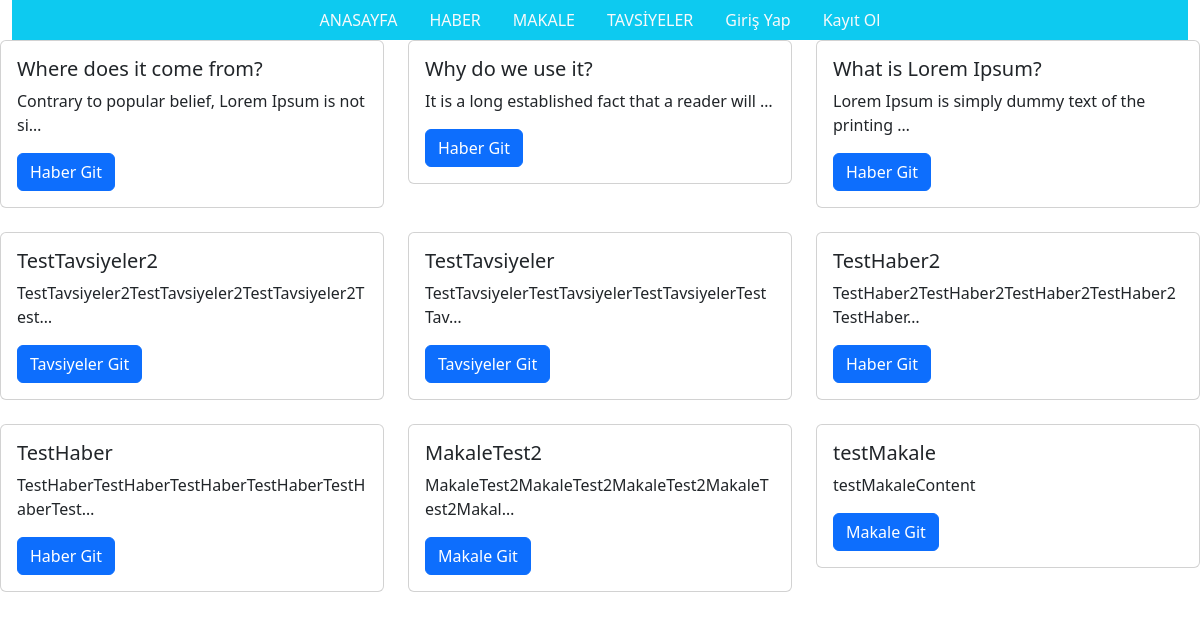
The page / on the database its author committed.
### api/models.py (models this page shows, shortened)
class Post(models.Model):
    category_title = models.ForeignKey(Category, on_delete=models.CASCADE)
    title = models.CharField(max_length=255)
    content = models.TextField()
    author = models.ForeignKey(User, on_delete=models.CASCADE)
    created_at = models.DateTimeField(auto_now_add=True)

class Category(models.Model):
    category_title = models.CharField(max_length=50)
    author = models.ForeignKey(User, on_delete=models.CASCADE)
    def __str__(self):
        return self.category_title

### api/views.py (the view)
# urls.py: 2. Add a URL to urlpatterns:  path('', views.home, name='home')
def home(request):
    latest_posts = Post.objects.order_by("-created_at")[:12]
    context = {"latest_posts": latest_posts}
    return render(request, "home.html", locals())

### templates/home.html (shortened to what this page needs)
<!DOCTYPE html>
<html>
<head>
    {% load bootstrap5 %}
    {% bootstrap_css %}
</head>
<body>
    <div class="container-fluid">
        <ul class="nav bg-info d-flex justify-content-center">
            <li class="nav-item">
                <a class="nav-link link-light" href="/">ANASAYFA</a>
            </li>
            <li class="nav-item">
                <a class="nav-link link-light" href="{% url 'haber' %}">HABER</a>
            </li>
            <li class="nav-item">
                <a class="nav-link link-light" href="{% url 'makale' %}">MAKALE</a>
            </li>
            <li class="nav-item">
                <a class="nav-link link-light" href="{% url 'tavsiyeler' %}">TAVSİYELER</a>
            </li>
            {% if user.is_authenticated %}
<li class="nav-item">
    <a class="nav-link link-light" href="{% url 'profil' %}">
        <i class="fa fa-sign-out"></i> Profilim
    </a>
</li>
<li class="nav-item">
    <a class="nav-link link-light" href="{% url 'logout' %}">
        <i class="fa fa-sign-out"></i> Çıkış Yap
    </a>
</li>
{% else %}
<li class="nav-item">
    <a class="nav-link link-light" href="{% url 'login' %}">
         Giriş Yap
    </a>
</li>
<li class="nav-item">
    <a class="nav-link link-light" href="{% url 'register' %}">
         Kayıt Ol
    </a>
</li>
{% endif %}
        </ul>
    </div>
    <div class="row">
        {% for post in latest_posts %}
        <div class="col-sm-4 mb-4">
          <div class="card">
            <div class="card-body">
              <h5 class="card-title">{{ post.title }}</h5>
              <p class="card-text">{{ post.content|truncatechars:50 }}</p>
              <a href="{% url 'post_detail' pk=post.pk %}" class="btn btn-primary"
                >{{post.category_title}} Git</a>
            </div>
          </div>
        </div>
        {% endfor %}
      </div>
</body>
</html>

### rows shown on the page
Post: title "Where does it come from?", content "Contrary to popular belief, Lorem Ipsum is not si…", category_title "Haber"
Post: title "Why do we use it?", content "It is a long established fact that a reader will …", category_title "Haber"
Post: title "What is Lorem Ipsum?", content "Lorem Ipsum is simply dummy text of the printing …", category_title "Haber"
Post: title "TestTavsiyeler2", content "TestTavsiyeler2TestTavsiyeler2TestTavsiyeler2Test…", category_title "Tavsiyeler"
Post: title "TestTavsiyeler", content "TestTavsiyelerTestTavsiyelerTestTavsiyelerTestTav…", category_title "Tavsiyeler"
Post: title "TestHaber2", content "TestHaber2TestHaber2TestHaber2TestHaber2TestHaber…", category_title "Haber"
Post: title "TestHaber", content "TestHaberTestHaberTestHaberTestHaberTestHaberTest…", category_title "Haber"
Post: title "MakaleTest2", content "MakaleTest2MakaleTest2MakaleTest2MakaleTest2Makal…", category_title "Makale"
Post: title "testMakale", content "testMakaleContent", category_title "Makale"
